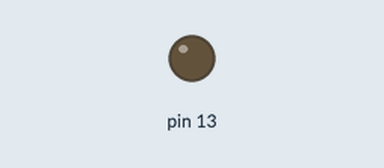
The sketch below on a simulated Arduino Uno, built with avr-gcc and run on an emulated ATmega328P. On the bench: output pins drawn as LEDs (lit = HIGH).

Above: at 0.3 s.
At 39.7 s:
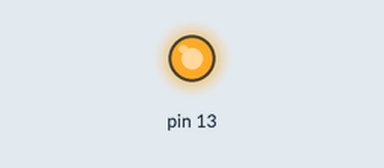
Timing chart, 0 to 40.0 s (numbered marks = the images above):
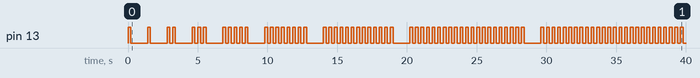

Measured:
- by itself, pin 13: LOW → HIGH at 0.00 s, → LOW 0.20 s later, → HIGH 1.2 s later, → LOW 0.20 s later, … (160 changes in this stretch)

The sketch:

arduino_light_blinking.ino
```cpp
// Makes an LED hooked up (WITH AT LEAST 150 Ohm RESISTOR) to digital pin 13 and GND flash in the pattern of the Fibonacci Sequence

const int INTER_BLINK_DELAY = 200; // Delay between unit-flashes when 'displaying' a number
const int INTER_VALUE_DELAY = 1000; // Delay between numbers

void setup() {
  pinMode(13, OUTPUT);
  digitalWrite(13, LOW);
}

void loop() {

  // Fibonacci sequence as a flashing LED
  int i = 0;
  int j = 1;
  int new_value;
  int counter;
  int internal_counter;

  for (counter = 0; counter < 20; ++counter) {

    for (internal_counter = 0; internal_counter < j; ++internal_counter) {
      digitalWrite(13, HIGH);
      delay(INTER_BLINK_DELAY);
      digitalWrite(13, LOW);
      delay(INTER_BLINK_DELAY);
    }

    new_value = i + j;
    i = j;
    j = new_value;
    delay(INTER_VALUE_DELAY);
  }
}
```
